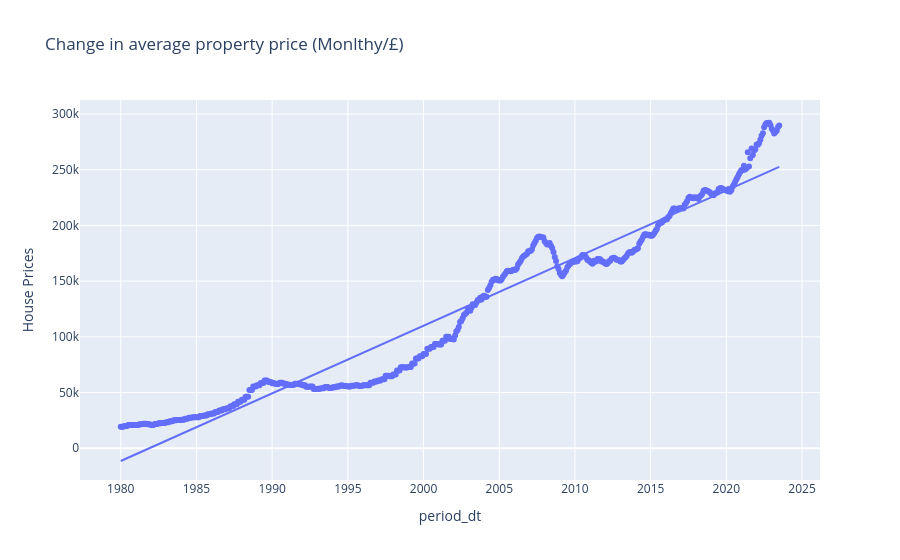

Write notebook code for a chart like this one.
### Code cell
import statsmodels

price_over_time_ols = px.scatter(df,
                                 x='period_dt',
                                 y='average price all property types',
                                 title="Change in average property price (Monlthy/£)",
                                 labels={'period':'Time Period',
                                         "average price all property types":"House Prices"},
                                 trendline="ols")

price_over_time_ols.show()

### Figure 1 — Plotly figure (JSON) as saved in the notebook; plotly's stock layout.template omitted (floating-point values rounded to 4 significant figures; data arrays with more than 128 entries replaced by an {"elided": "..."} marker saying what was removed)
{"data": [{"hovertemplate": "period_dt=%{x}<br>House Prices=%{y}<extra></extra>", "legendgroup": "", "marker": {"color": "#636efa", "symbol": "circle"}, "mode": "markers", "name": "", "orientation": "v", "showlegend": false, "type": "scatter", "x": {"elided": "523 str values"}, "xaxis": "x", "y": {"elided": "523 int values"}, "yaxis": "y"}, {"hovertemplate": "<b>OLS trendline</b><br>average price all property types = 0.000192392 * period_dt + -72183.4<br>R<sup>2</sup>=0.946086<br><br>period_dt=%{x}<br>House Prices=%{y} <b>(trend)</b><extra></extra>", "legendgroup": "", "marker": {"color": "#636efa", "symbol": "circle"}, "mode": "lines", "name": "", "showlegend": false, "type": "scatter", "x": {"elided": "523 str values"}, "xaxis": "x", "y": {"elided": "523 float values"}, "yaxis": "y"}], "layout": {"legend": {"tracegroupgap": 0}, "title": {"text": "Change in average property price (Monlthy/£)"}, "xaxis": {"anchor": "y", "domain": [0, 1], "title": {"text": "period_dt"}}, "yaxis": {"anchor": "x", "domain": [0, 1], "title": {"text": "House Prices"}}}}
